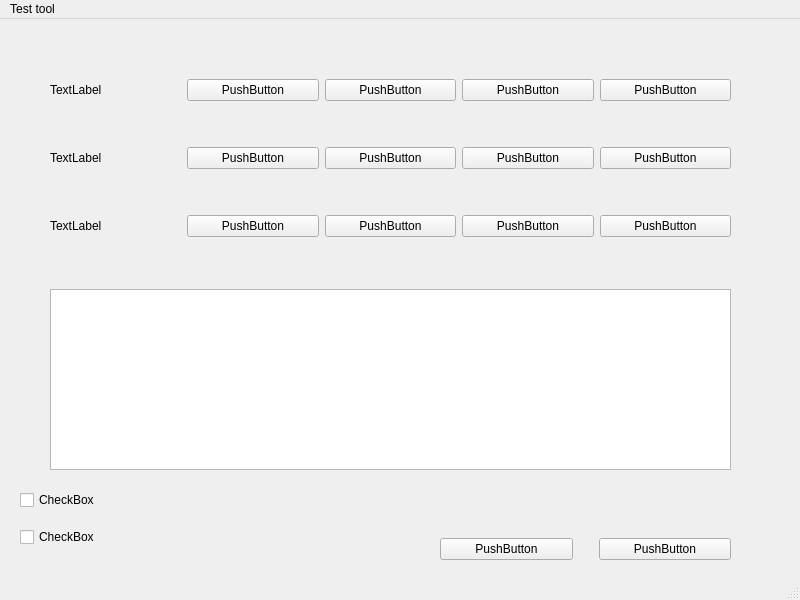
<?xml version="1.0" encoding="UTF-8"?>
<ui version="4.0">
 <class>TestWindow</class>
 <widget class="QMainWindow" name="TestWindow">
  <property name="geometry">
   <rect>
    <x>0</x>
    <y>0</y>
    <width>800</width>
    <height>600</height>
   </rect>
  </property>
  <property name="windowTitle">
   <string>MainWindow</string>
  </property>
  <widget class="QWidget" name="centralwidget">
   <widget class="QWidget" name="horizontalLayoutWidget">
    <property name="geometry">
     <rect>
      <x>440</x>
      <y>510</y>
      <width>291</width>
      <height>41</height>
     </rect>
    </property>
    <layout class="QHBoxLayout" name="horizontalLayout">
     <item>
      <widget class="QPushButton" name="pushButton_2">
       <property name="text">
        <string>PushButton</string>
       </property>
      </widget>
     </item>
     <item>
      <spacer name="horizontalSpacer">
       <property name="orientation">
        <enum>Qt::Horizontal</enum>
       </property>
       <property name="sizeType">
        <enum>QSizePolicy::Fixed</enum>
       </property>
       <property name="sizeHint" stdset="0">
        <size>
         <width>20</width>
         <height>20</height>
        </size>
       </property>
      </spacer>
     </item>
     <item>
      <widget class="QPushButton" name="pushButton">
       <property name="text">
        <string>PushButton</string>
       </property>
      </widget>
     </item>
    </layout>
   </widget>
   <widget class="QWidget" name="gridLayoutWidget">
    <property name="geometry">
     <rect>
      <x>20</x>
      <y>460</y>
      <width>321</width>
      <height>80</height>
     </rect>
    </property>
    <layout class="QGridLayout" name="gridLayout">
     <item row="0" column="0">
      <widget class="QCheckBox" name="checkBox">
       <property name="text">
        <string>CheckBox</string>
       </property>
      </widget>
     </item>
     <item row="1" column="0">
      <widget class="QCheckBox" name="checkBox_2">
       <property name="text">
        <string>CheckBox</string>
       </property>
      </widget>
     </item>
    </layout>
   </widget>
   <widget class="QWidget" name="layoutWidget">
    <property name="geometry">
     <rect>
      <x>50</x>
      <y>20</y>
      <width>681</width>
      <height>241</height>
     </rect>
    </property>
    <layout class="QVBoxLayout" name="verticalLayout">
     <item>
      <layout class="QHBoxLayout" name="horizontalLayout_8">
       <item>
        <widget class="QLabel" name="label">
         <property name="text">
          <string>TextLabel</string>
         </property>
        </widget>
       </item>
       <item>
        <widget class="QPushButton" name="pushButton_27">
         <property name="text">
          <string>PushButton</string>
         </property>
        </widget>
       </item>
       <item>
        <widget class="QPushButton" name="pushButton_28">
         <property name="text">
          <string>PushButton</string>
         </property>
        </widget>
       </item>
       <item>
        <widget class="QPushButton" name="pushButton_29">
         <property name="text">
          <string>PushButton</string>
         </property>
        </widget>
       </item>
       <item>
        <widget class="QPushButton" name="pushButton_30">
         <property name="text">
          <string>PushButton</string>
         </property>
        </widget>
       </item>
      </layout>
     </item>
     <item>
      <layout class="QHBoxLayout" name="horizontalLayout_9">
       <item>
        <widget class="QLabel" name="label_2">
         <property name="text">
          <string>TextLabel</string>
         </property>
        </widget>
       </item>
       <item>
        <widget class="QPushButton" name="pushButton_31">
         <property name="text">
          <string>PushButton</string>
         </property>
        </widget>
       </item>
       <item>
        <widget class="QPushButton" name="pushButton_32">
         <property name="text">
          <string>PushButton</string>
         </property>
        </widget>
       </item>
       <item>
        <widget class="QPushButton" name="pushButton_33">
         <property name="text">
          <string>PushButton</string>
         </property>
        </widget>
       </item>
       <item>
        <widget class="QPushButton" name="pushButton_34">
         <property name="text">
          <string>PushButton</string>
         </property>
        </widget>
       </item>
      </layout>
     </item>
     <item>
      <layout class="QHBoxLayout" name="horizontalLayout_4">
       <item>
        <widget class="QLabel" name="label_3">
         <property name="text">
          <string>TextLabel</string>
         </property>
        </widget>
       </item>
       <item>
        <widget class="QPushButton" name="pushButton_11">
         <property name="text">
          <string>PushButton</string>
         </property>
        </widget>
       </item>
       <item>
        <widget class="QPushButton" name="pushButton_12">
         <property name="text">
          <string>PushButton</string>
         </property>
        </widget>
       </item>
       <item>
        <widget class="QPushButton" name="pushButton_13">
         <property name="text">
          <string>PushButton</string>
         </property>
        </widget>
       </item>
       <item>
        <widget class="QPushButton" name="pushButton_14">
         <property name="text">
          <string>PushButton</string>
         </property>
        </widget>
       </item>
      </layout>
     </item>
    </layout>
   </widget>
   <widget class="QTextEdit" name="textEdit">
    <property name="geometry">
     <rect>
      <x>50</x>
      <y>270</y>
      <width>681</width>
      <height>181</height>
     </rect>
    </property>
   </widget>
  </widget>
  <widget class="QMenuBar" name="menubar">
   <property name="geometry">
    <rect>
     <x>0</x>
     <y>0</y>
     <width>800</width>
     <height>22</height>
    </rect>
   </property>
   <widget class="QMenu" name="menuTest_tool">
    <property name="title">
     <string>Test tool</string>
    </property>
    <addaction name="actionExit"/>
   </widget>
   <addaction name="menuTest_tool"/>
  </widget>
  <widget class="QStatusBar" name="statusbar"/>
  <action name="actionExit">
   <property name="text">
    <string>Exit</string>
   </property>
  </action>
 </widget>
 <resources/>
 <connections>
  <connection>
   <sender>actionExit</sender>
   <signal>triggered()</signal>
   <receiver>TestWindow</receiver>
   <slot>close()</slot>
   <hints>
    <hint type="sourcelabel">
     <x>-1</x>
     <y>-1</y>
    </hint>
    <hint type="destinationlabel">
     <x>399</x>
     <y>299</y>
    </hint>
   </hints>
  </connection>
 </connections>
</ui>
